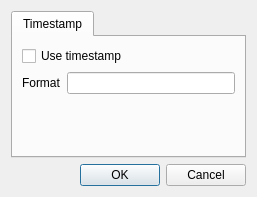
<?xml version="1.0" encoding="UTF-8"?>
<ui version="4.0">
 <class>mbServerDialogSettings</class>
 <widget class="QDialog" name="mbServerDialogSettings">
  <property name="geometry">
   <rect>
    <x>0</x>
    <y>0</y>
    <width>257</width>
    <height>197</height>
   </rect>
  </property>
  <property name="windowTitle">
   <string>Settings</string>
  </property>
  <layout class="QVBoxLayout" name="verticalLayout">
   <item>
    <widget class="QTabWidget" name="tabWidget">
     <property name="currentIndex">
      <number>0</number>
     </property>
     <widget class="QWidget" name="tab">
      <attribute name="title">
       <string>Timestamp</string>
      </attribute>
      <layout class="QFormLayout" name="formLayout">
       <item row="0" column="0" colspan="2">
        <widget class="QCheckBox" name="chbUseTimestamp">
         <property name="text">
          <string>Use timestamp</string>
         </property>
        </widget>
       </item>
       <item row="1" column="0">
        <widget class="QLabel" name="label">
         <property name="text">
          <string>Format</string>
         </property>
        </widget>
       </item>
       <item row="1" column="1">
        <widget class="QLineEdit" name="lnFormat"/>
       </item>
      </layout>
     </widget>
    </widget>
   </item>
   <item>
    <widget class="QDialogButtonBox" name="buttonBox">
     <property name="orientation">
      <enum>Qt::Horizontal</enum>
     </property>
     <property name="standardButtons">
      <set>QDialogButtonBox::Cancel|QDialogButtonBox::Ok</set>
     </property>
    </widget>
   </item>
  </layout>
 </widget>
 <resources/>
</ui>
